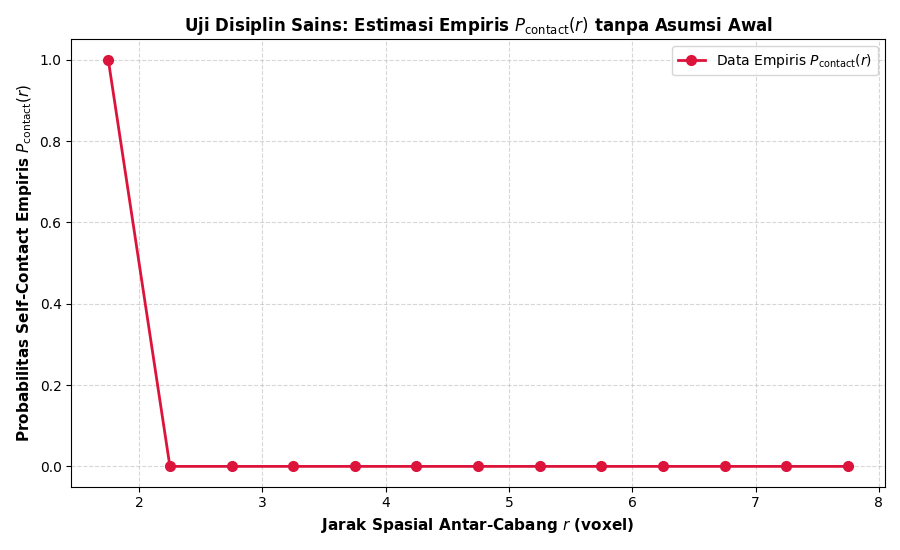

Source code (Python):
import numpy as np
import matplotlib.pyplot as plt
from scipy.ndimage import label, binary_dilation, generate_binary_structure
from scipy.spatial.distance import cdist
from scipy.stats import linregress

def extract_empirical_p_contact(L=30, p=0.3116, num_realizations=5):
    """
    Mengekstrak P_contact(r) secara empiris dari kisi 3D
    dengan mengukur frekuensi penyatuan permukaan lokal pada jarak r.
    """
    print("===============================================================")
    print("  ESTIMASI EMPIRIS P_contact(r) DARI SIMULASI PERKOLASI 3D  ")
    print("===============================================================")

    # Structure 6-connectivity untuk label klaster
    struct_6 = generate_binary_structure(3, 1)

    r_bins = np.arange(1.0, 8.5, 0.5)
    total_pairs_at_r = np.zeros(len(r_bins) - 1)
    contact_events_at_r = np.zeros(len(r_bins) - 1)

    for realization in range(num_realizations):
        grid = (np.random.rand(L, L, L) < p).astype(int)
        labeled, num_clusters = label(grid, structure=struct_6)

        # Ambil klaster berukuran signifikan (V > 50)
        for cid in range(1, num_clusters + 1):
            mask = (labeled == cid)
            if np.sum(mask) < 50:
                continue

            # 1. Cari permukaan luar klaster
            dilated = binary_dilation(mask, structure=struct_6)
            boundary = dilated & (~mask) # Voksel kosong tepat di luar klaster
            boundary_coords = np.argwhere(boundary)

            if len(boundary_coords) < 10:
                continue

            # 2. Hitung jarak Euclidean antar semua pasangan titik boundary
            dist_matrix = cdist(boundary_coords, boundary_coords)

            # Abaikan tetangga sangat dekat (r < 1.5) untuk menghindari self-coupling trivial
            valid_mask = (dist_matrix >= 1.5) & (dist_matrix < 8.0)
            
            # 3. Uji apakah dua titik permukaan dapat menyatu (contact) jika diisi 1 voksel perantara
            # Penyatuan terjadi jika jarak Euclidean r <= sqrt(3) ~ 1.73 (tetangga kubik)
            contact_matrix = valid_mask & (dist_matrix <= np.sqrt(3))

            # 4. Akumulasi data ke dalam bin jarak r
            for i in range(len(r_bins) - 1):
                r_min, r_max = r_bins[i], r_bins[i+1]
                in_bin = valid_mask & (dist_matrix >= r_min) & (dist_matrix < r_max)
                
                n_pairs = np.sum(in_bin) // 2
                n_contacts = np.sum(contact_matrix & in_bin) // 2

                total_pairs_at_r[i] += n_pairs
                contact_events_at_r[i] += n_contacts

    # Hitung P_contact empiris = contacts / total_pairs
    p_contact_empirical = np.divide(
        contact_events_at_r, 
        total_pairs_at_r, 
        out=np.zeros_like(contact_events_at_r, dtype=float), 
        where=total_pairs_at_r > 0
    )

    r_centers = 0.5 * (r_bins[:-1] + r_bins[1:])
    
    # Filter bin yang memiliki sampel cukup
    valid_pts = total_pairs_at_r > 10
    r_valid = r_centers[valid_pts]
    p_valid = p_contact_empirical[valid_pts]

    # --- PLOTTING HASIL EKSPERIMEN ---
    plt.figure(figsize=(9, 5.5))
    plt.plot(r_valid, p_valid, 'o-', color='crimson', linewidth=2, markersize=7, label=r'Data Empiris $P_{\mathrm{contact}}(r)$')

    # Bandingkan dengan Fit Model Fenomenologis (Ansatz): P(r) = P0 * exp(-r / xi)
    if len(r_valid) > 2 and np.all(p_valid > 0):
        log_p = np.log(p_valid)
        slope, intercept, r_val, _, _ = linregress(r_valid, log_p)
        xi_fit = -1.0 / slope
        p0_fit = np.exp(intercept)

        r_smooth = np.linspace(min(r_valid), max(r_valid), 100)
        p_ansatz = p0_fit * np.exp(-r_smooth / xi_fit)
        
        plt.plot(r_smooth, p_ansatz, 'b--', label=rf'Fit Ansatz Eksponensial: $P_0 e^{{-r/\xi}}$ ($\xi \approx {xi_fit:.2f}, R^2={r_val**2:.3f}$)')

    plt.xlabel(r'Jarak Spasial Antar-Cabang $r$ (voxel)', fontsize=11, fontweight='bold')
    plt.ylabel(r'Probabilitas Self-Contact Empiris $P_{\mathrm{contact}}(r)$', fontsize=11, fontweight='bold')
    plt.title(r'Uji Disiplin Sains: Estimasi Empiris $P_{\mathrm{contact}}(r)$ tanpa Asumsi Awal', fontsize=12, fontweight='bold')
    plt.grid(True, linestyle='--', alpha=0.5)
    plt.legend(fontsize=10)
    plt.tight_layout()
    plt.show()

    print("\nHASIL EVALUASI EMPIRIS:")
    for r_val, p_val, n_sample in zip(r_valid, p_valid, total_pairs_at_r[valid_pts]):
        print(f"• Jarak r = {r_val:.2f} voxel | P_contact = {p_val:.4f} (diuji dari {int(n_sample)} pasangan)")

if __name__ == "__main__":
    extract_empirical_p_contact(L=32, p=0.3116, num_realizations=4)
